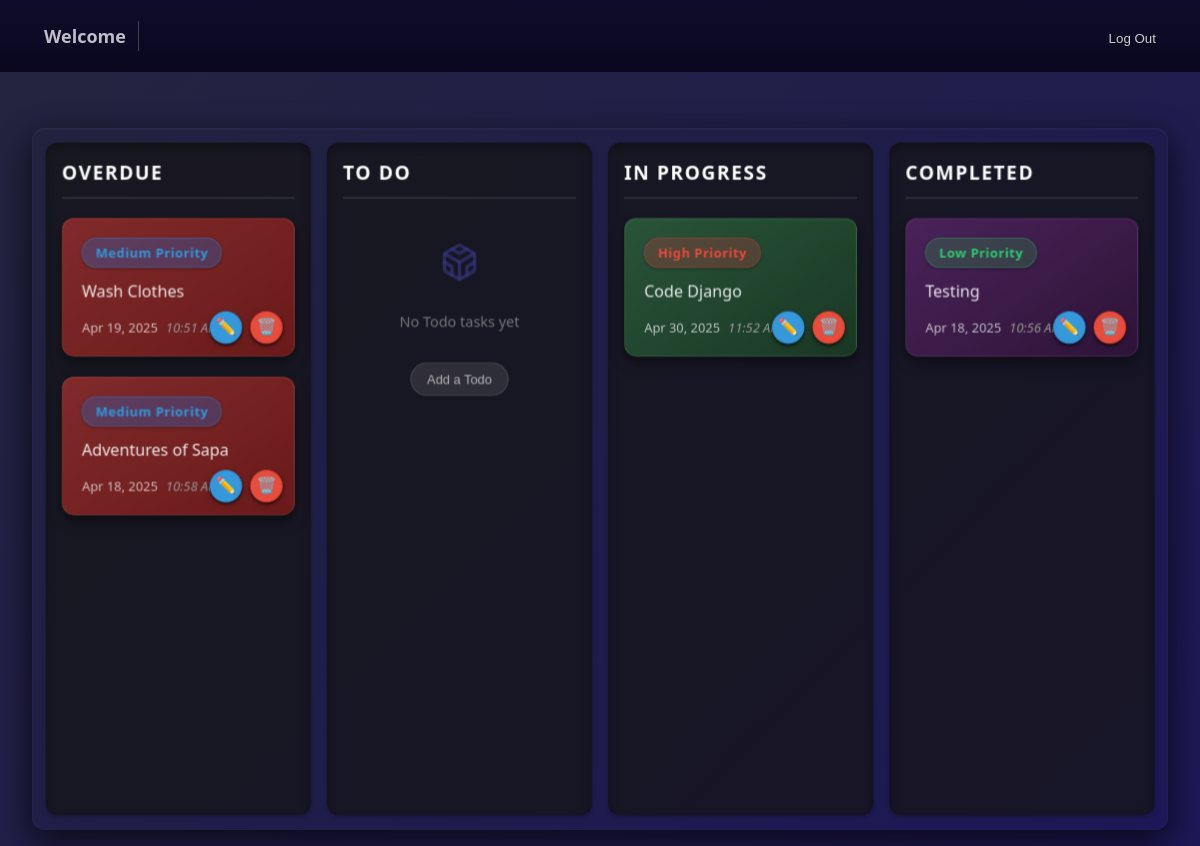
Screenshot of /all/tasks (signed in) with the database file from the repository.
### task_manager/models.py (models this page shows, shortened)
class Task(models.Model):
    title = models.CharField(max_length=255)
    description = models.TextField(blank=True)
    due_date = models.DateTimeField(validators=[due_date_validator])
    status = models.CharField(max_length=20, choices=status_choices.choices, default=status_choices.TODO)
    completed = models.BooleanField(default=False)
    user = models.ForeignKey(User, on_delete=models.CASCADE)
    priority = models.CharField(max_length=20, choices=priority_choices.choices, default=priority_choices.MEDIUM)

### utils/login_decorator.py (the view)
    def wrapper(request, *args, **kwargs):
        if not request.user.is_authenticated:
            messages.warning(request, "You need to log in to access this page.")
            return redirect('users:log_in')
        return view_func(request, *args, **kwargs)

### task_manager/views.py (called while the page is built)
@custom_login_required
def all_tasks(request):
    tasks = Task.objects.filter(user=request.user)
    now = timezone.now()
    overdue = tasks.filter(due_date__lt=now, completed=False)
    todo = tasks.filter(status='todo', due_date__gte=now)
    inprogress = tasks.filter(status='inprogress', due_date__gte=now)
    completed = tasks.filter(completed=True)
    context = {
        'overdue': overdue,
        'todo': todo,
        'in_progress': inprogress,
        'completed': completed,
    }
    return render(request, 'task_manager/all_tasks.html', context)

### utils/login_decorator.py (called while the page is built)
def custom_login_required(view_func):
    def wrapper(request, *args, **kwargs):
        if not request.user.is_authenticated:
            messages.warning(request, "You need to log in to access this page.")
            return redirect('users:log_in')
        return view_func(request, *args, **kwargs)
    return wrapper

### templates/task_manager/all_tasks.html (shortened to what this page needs)
{% extends "partials/base.html" %}
{% load static  %}
{% block contents %}
<link rel="stylesheet" href="{% static 'css/all_tasks.css'%}">
  <main>
    <div class="board">
      <div class="column" id="overdue">
        <div class="column-header">Overdue</div>
        {% if overdue %}
          {% for task in overdue %}
            <div class="card" draggable="true">
              <div class="tag {% if task.priority == 'low' %}low{% elif task.priority == 'medium' %}medium{% elif task.priority == 'high' %}high{% endif %}">
                {{ task.priority|title }} Priority
              </div>
              <div class="task-title">{{ task.title }}</div>
              <div class="task-meta">
                <div class="task-date-time">
                  <span class="task-date">{{ task.due_date|date:"M d, Y" }}</span>
                  <span class="task-time">{{ task.due_date|time:"H:i A" }}</span>
                </div>
              </div>
              <div class="action-buttons">
                <button class="btn-edit">✏️</button>
                <button class="btn-delete">🗑️</button>
              </div>
            </div>
          {% endfor %}
        {% endif %}
      </div>
      <div class="column" id="todo">
        <div class="column-header">To Do</div>
        {% if todo %}
          {% for task in todo %}
            <div class="card" draggable="true">
              <div class="tag {% if task.priority == 'low' %}low{% elif task.priority == 'medium' %}medium{% elif task.priority == 'high' %}high{% endif %}">
                {{ task.priority|title }} Priority
              </div>
              <div class="task-title">{{ task.title }}</div>
              <div class="task-meta">
                <div class="task-date-time">
                  <span class="task-date">{{ task.due_date|date:"M d, Y" }}</span>
                  <span class="task-time">{{ task.due_date|time:"H:i A" }}</span>
                </div>
              </div>
              <div class="action-buttons">
                <button class="btn-edit">✏️</button>
                <button class="btn-delete">🗑️</button>
              </div>
            </div>
          {% endfor %}
        {% else %}
          <div class="column-empty">
            <p>No Todo tasks yet</p>
            <button class="add-task-btn">Add a Todo</button>
          </div>
        {% endif %}
      </div>
      <div class="column" id="progress">
        <div class="column-header">In Progress</div>
        {% if in_progress %}
          {% for task in in_progress %}
            <div class="card" draggable="true">
              <div class="tag {% if task.priority == 'low' %}low{% elif task.priority == 'medium' %}medium{% elif task.priority == 'high' %}high{% endif %}">
                {{ task.priority|title }} Priority
              </div>
              <div class="task-title">{{ task.title }}</div>
              <div class="task-meta">
                <div class="task-date-time">
                  <span class="task-date">{{ task.due_date|date:"M d, Y" }}</span>
                  <span class="task-time">{{ task.due_date|time:"H:i A" }}</span>
                </div>
              </div>
              <div class="action-buttons">
                <button class="btn-edit">✏️</button>
                <button class="btn-delete">🗑️</button>
              </div>
            </div>
          {% endfor %}
        {% endif %}
      </div>
      <div class="column" id="completed">
        <div class="column-header">Completed</div>
        {% if completed %}
          {% for task in completed %}
            <div class="card" draggable="true">
              <div class="tag {% if task.priority == 'low' %}low{% elif task.priority == 'medium' %}medium{% elif task.priority == 'high' %}high{% endif %}">
                {{ task.priority|title }} Priority
              </div>
              <div class="task-title">{{ task.title }}</div>
              <div class="task-meta">
                <div class="task-date-time">
                  <span class="task-date">{{ task.due_date|date:"M d, Y" }}</span>
                  <span class="task-time">{{ task.due_date|time:"H:i A" }}</span>
                </div>
              </div>
              <div class="action-buttons">
                <button class="btn-edit">✏️</button>
                <button class="btn-delete">🗑️</button>
              </div>
            </div>
          {% endfor %}
        {% endif %}
      </div>
    </div>
  </main>
{% endblock contents %}

### templates/partials/base.html (shortened to what this page needs)
{% load static %}
<link rel="stylesheet" href="{% static 'css/base.css' %}">
<header class="navbar">
  <div class="header__left">
    <div class="fn__token_info">
      <span class="token_summary">
        {% if request.user.is_authenticated %}
            <span class="count">Welcome</span>
        {% endif %}
      </span>
    </div>
  </div>
    {% if request.user.is_authenticated %}
        <div>
                <form method="POST" action="{% url 'users:logout' %}" class="logout-form">
                    <button type="submit" class='logout'>
                    <span class="text">Log Out</span>
                    </button>
                </form>
        </div>
    {% endif %}
</header>
{% block contents %}
{% endblock contents %}

### static/css/base.css (style rules this page uses)
.fn__token_info { display: flex; align-items: center; position: relative; height: var(--techwave-header-height); }
.fn__token_info .token_summary { border-radius: 5px; background-color: linear-gradient(to bottom, #2b2569, #1e1857, #b1b1bc); line-height: 16px; height: 45px; display: flex; align-items: center; padding: 5px 12px; margin-right: 20px; color: var(--techwave-heading-color); }
.fn__token_info .count { font-weight: 600; font-size: 18px; padding-right: 25px; position: relative; }
.fn__token_info .count:after { content: ''; position: absolute; right: 12px; top: 50%; margin-top: -15px; height: 30px; background-color: #413e45; width: 1px; }
.navbar { display: flex; justify-content: space-between; align-items: center; padding: 1rem 2rem; background: linear-gradient(to bottom, #0f0c29, #09071f); height: 40px; }
.logout { padding: 0.25rem 0.75rem; border: none; background-color: transparent; color: #ccc; cursor: pointer; transition: all 0.2s; margin-top: 20px; }

### rows the page displays
Task: priority "Medium", title "Wash Clothes", due_date "Apr 19, 2025", due_date "10:51 AM"
Task: priority "Medium", title "Adventures of Sapa", due_date "Apr 18, 2025", due_date "10:58 AM"
Task: priority "High", title "Code Django", due_date "Apr 30, 2025", due_date "11:52 AM"
Task: priority "Low", title "Testing", due_date "Apr 18, 2025", due_date "10:56 AM"
